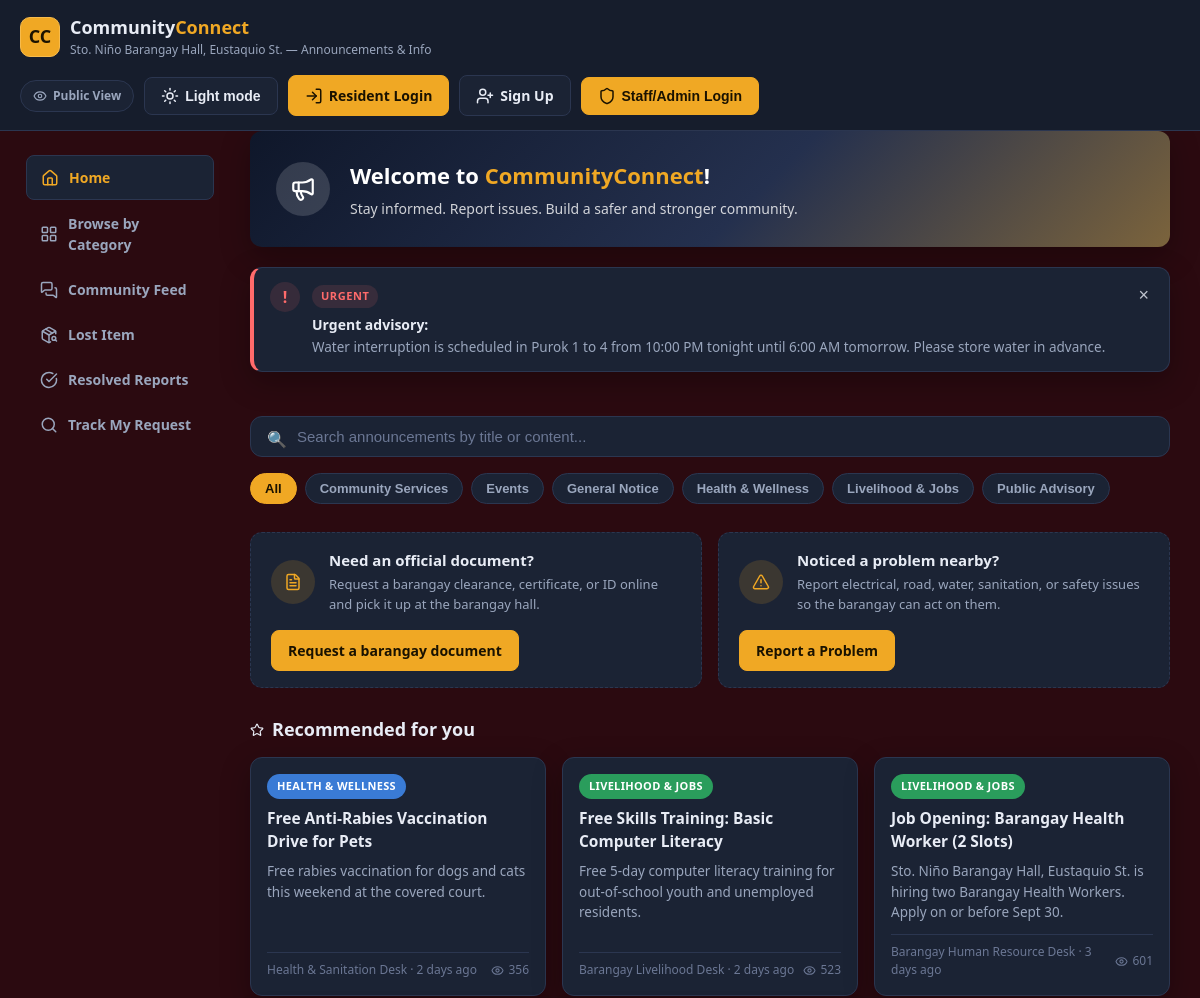
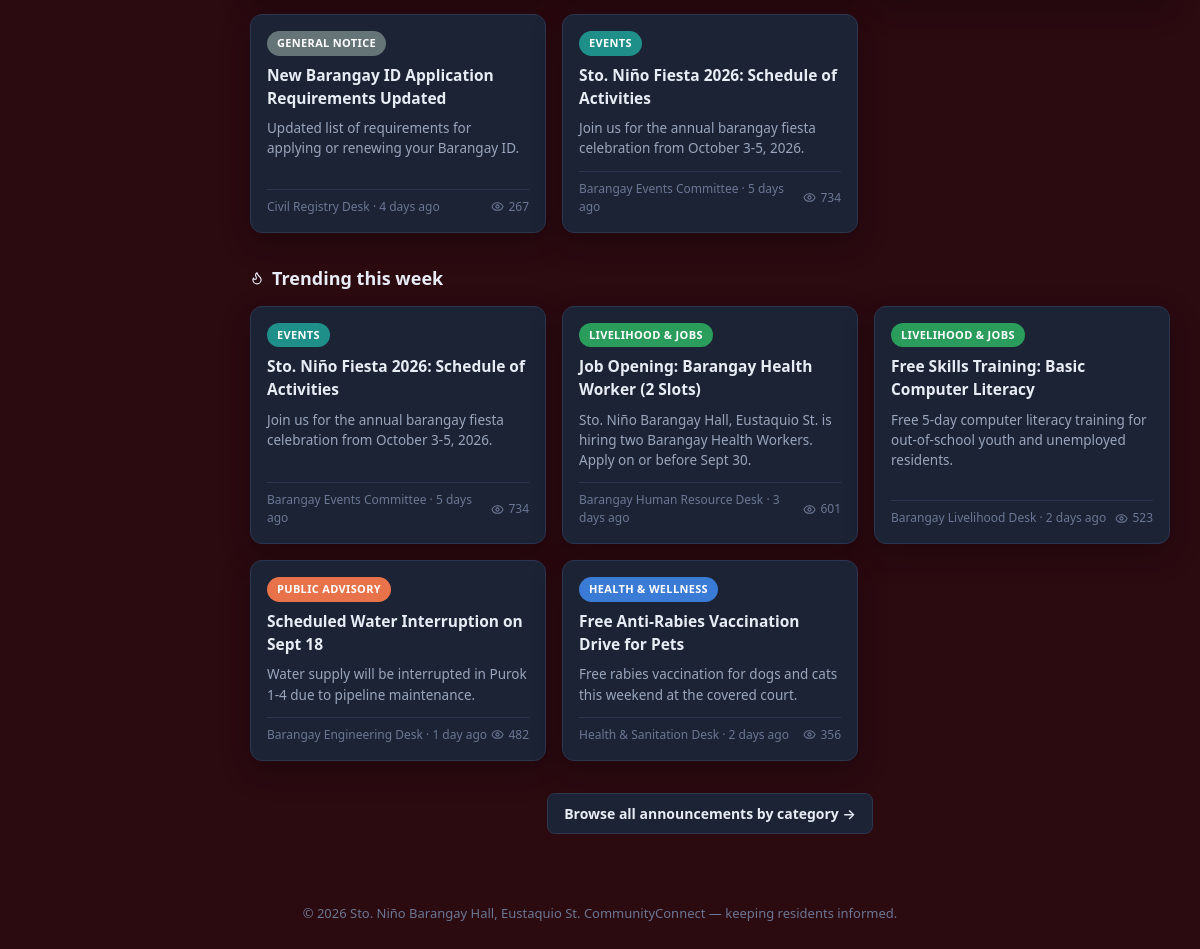
The page / on the database its author committed (2 pictures, top to bottom).
### tables this page shows
CREATE TABLE advisory_banner (
    id INT PRIMARY KEY,
    message VARCHAR(500) NOT NULL,
    severity ENUM('yellow','red') NOT NULL DEFAULT 'red',
    is_active TINYINT(1) NOT NULL DEFAULT 0,
    updated_at TIMESTAMP DEFAULT CURRENT_TIMESTAMP ON UPDATE CURRENT_TIMESTAMP
);

CREATE TABLE announcements (
    id INT AUTO_INCREMENT PRIMARY KEY,
    title VARCHAR(200) NOT NULL,
    category VARCHAR(50) NOT NULL,
    short_description VARCHAR(300) NOT NULL,
    content TEXT NOT NULL,
    desk_name VARCHAR(100) NOT NULL DEFAULT 'Barangay Office',
    image_path VARCHAR(255) DEFAULT NULL,
    views INT NOT NULL DEFAULT 0,
    is_urgent TINYINT(1) NOT NULL DEFAULT 0,
    is_trending TINYINT(1) NOT NULL DEFAULT 0,
    is_recommended TINYINT(1) NOT NULL DEFAULT 0,
    created_at DATETIME NOT NULL DEFAULT CURRENT_TIMESTAMP
);

### public/includes/functions.php (the view, shortened to what this page needs)
<?php
require_once __DIR__ . '/../../config/db.php';
function get_category_color(string $categoryName): string
{
    global $pdo;
    static $map = null;
    if ($map === null) {
        $map = [];
        foreach ($pdo->query("SELECT name, color FROM categories") as $row) {
            $map[$row['name']] = $row['color'];
        }
    }
    return $map[$categoryName] ?? DEFAULT_CATEGORY_COLOR;
}
function render_category_tag(string $categoryName): void
{
    $color = get_category_color($categoryName);
    ?><span class="tag" style="background: <?= e($color) ?>;"><?= e($categoryName) ?></span><?php
}
function e(?string $value): string
{
    return htmlspecialchars($value ?? '', ENT_QUOTES, 'UTF-8');
}
function icon(string $name, string $class = ''): void
{
    $classAttr = $class !== '' ? ' class="' . e($class) . ' icon"' : ' class="icon"';
    echo '<i data-lucide="' . e($name) . '"' . $classAttr . '></i>';
}
function time_ago(string $datetime): string
{
    $diff = time() - strtotime($datetime);
    $mins = floor($diff / 60);
    $hours = floor($diff / 3600);
    $days = floor($diff / 86400);
    if ($days == 1) {
        return '1 day ago';
    }
    if ($days < 30) {
        return $days . ' days ago';
    }
    $months = floor($days / 30);
    return $months . ' month' . ($months > 1 ? 's' : '') . ' ago';
}
function render_card(array $a): void
{
    $fromPage = basename($_SERVER['SCRIPT_NAME']);
    ?>
    <a class="card" data-card href="announcement.php?id=<?= (int)$a['id'] ?>&amp;from=<?= e($fromPage) ?>"
         data-category="<?= e($a['category']) ?>"
         data-title="<?= e($a['title']) ?>"
         data-content="<?= e($a['short_description'] . ' ' . $a['content']) ?>">
        <?php render_category_tag($a['category']); ?>
        <h4><?= e($a['title']) ?></h4>
        <p class="desc"><?= e($a['short_description']) ?></p>
        <div class="card-meta">
            <span><?= e($a['desk_name']) ?> &middot; <?= time_ago($a['created_at']) ?></span>
            <span class="views"><?php icon('eye'); ?> <?= (int)$a['views'] ?></span>
        </div>
    </a>
    <?php
}
function get_advisory_banner(PDO $pdo): ?array
{
    $banner = $pdo->query("SELECT * FROM advisory_banner WHERE id = 1")->fetch();
    return $banner ?: null;
}

### public/index.php (shortened to what this page needs)
<?php
require_once __DIR__ . '/includes/functions.php';
$advisoryBanner = get_advisory_banner($pdo);
$coverPhotoSql = "(SELECT photo_path FROM announcement_photos ap WHERE ap.announcement_id = a.id ORDER BY ap.id LIMIT 1) AS cover_photo";
$recommended = $pdo->query(
    "SELECT a.*, $coverPhotoSql FROM announcements a WHERE is_recommended = 1 ORDER BY created_at DESC LIMIT 6"
)->fetchAll();
$trending = $pdo->query(
    "SELECT a.*, $coverPhotoSql FROM announcements a WHERE is_trending = 1 ORDER BY views DESC LIMIT 6"
)->fetchAll();
?>
<!DOCTYPE html>
<html lang="en" data-theme="dark">
<head>
    <link rel="stylesheet" href="assets/css/style.css">
</head>
<body>
<?php include __DIR__ . '/includes/header.php'; ?>
<div class="public-shell">
    <?php include __DIR__ . '/includes/sidebar.php'; ?>
    <main class="public-content">
        <div class="hero-banner">
            <div class="hero-icon"><?php icon('megaphone'); ?></div>
            <div>
                <h2>Welcome to <span class="brand-accent">CommunityConnect</span>!</h2>
                <p>Stay informed. Report issues. Build a safer and stronger community.</p>
            </div>
        </div>
        <?php include __DIR__ . '/includes/urgent_banner.php'; ?>
        <?php include __DIR__ . '/includes/toolbar.php'; ?>
        <div class="cta-grid">
            <div class="doc-request-cta">
                <div class="cta-info">
                    <div class="cta-icon"><?php icon('file-text'); ?></div>
                    <div>
                        <h3>Need an official document?</h3>
                        <p>Request a barangay clearance, certificate, or ID online and pick it up at the barangay hall.</p>
                    </div>
                </div>
                <a href="document_request.php" class="btn btn-primary">Request a barangay document</a>
            </div>
            <div class="doc-request-cta">
                <div class="cta-info">
                    <div class="cta-icon"><?php icon('alert-triangle'); ?></div>
                    <div>
                        <h3>Noticed a problem nearby?</h3>
                        <p>Report electrical, road, water, sanitation, or safety issues so the barangay can act on them.</p>
                    </div>
                </div>
                <a href="report_problem.php" class="btn btn-primary">Report a Problem</a>
            </div>
        </div>
        <section class="section">
            <h2 class="section-title"><?php icon('star'); ?> Recommended for you</h2>
            <div class="card-grid">
                <?php foreach ($recommended as $a): render_card($a); endforeach; ?>
            </div>
        </section>
        <section class="section">
            <h2 class="section-title"><?php icon('flame'); ?> Trending this week</h2>
            <div class="card-grid">
                <?php foreach ($trending as $a): render_card($a); endforeach; ?>
            </div>
        </section>
        <div style="text-align:center; margin-bottom: 20px;">
            <a href="category.php" class="btn">Browse all announcements by category &rarr;</a>
        </div>
    </main>
</div>
<?php include __DIR__ . '/includes/footer.php'; ?>
</body>
</html>

### public/includes/urgent_banner.php
<?php if (!empty($advisoryBanner) && $advisoryBanner['is_active']): ?>
<?php $bannerVersion = md5($advisoryBanner['message'] . '|' . $advisoryBanner['severity'] . '|' . $advisoryBanner['updated_at']); ?>
<div class="urgent-banner severity-<?= e($advisoryBanner['severity']) ?>" id="urgentBanner" data-version="<?= e($bannerVersion) ?>">
    <div class="urgent-icon" id="urgentBannerIcon">!</div>
    <div class="urgent-body" id="urgentBannerBody">
        <span class="severity-badge"><?= $advisoryBanner['severity'] === 'red' ? 'URGENT' : 'CAUTION' ?></span>
        <strong><?= $advisoryBanner['severity'] === 'red' ? 'Urgent advisory' : 'Advisory' ?>:</strong>
        <p><?= e($advisoryBanner['message']) ?></p>
    </div>
    <button type="button" class="urgent-close" id="urgentBannerClose" aria-label="Dismiss">&times;</button>
</div>
<?php endif; ?>

### public/index.php (style rules this page uses)
html, body { background-color: #2b0a10; color: #e8ecf5; }

### rows shown on the page
advisory_banner: message "Water interruption is scheduled in Purok 1 to 4 from 10:00 PM tonight until 6:00 AM tomorrow. Please store water in advance."
announcements: category "HEALTH & WELLNESS", title "Free Anti-Rabies Vaccination Drive for Pets", short_description "Free rabies vaccination for dogs and cats this weekend at the covered court.", desk_name "Health & Sanitation Desk", created_at "2 days ago", views "356"
announcements: category "LIVELIHOOD & JOBS", title "Free Skills Training: Basic Computer Literacy", short_description "Free 5-day computer literacy training for out-of-school youth and unemployed residents.", desk_name "Barangay Livelihood Desk", created_at "2 days ago", views "523"
announcements: category "LIVELIHOOD & JOBS", title "Job Opening: Barangay Health Worker (2 Slots)", short_description "Sto. Niño Barangay Hall, Eustaquio St. is hiring two Barangay Health Workers. Apply on or before Sept 30.", desk_name "Barangay Human Resource Desk", created_at "3 days ago", views "601"
announcements: category "GENERAL NOTICE", title "New Barangay ID Application Requirements Updated", short_description "Updated list of requirements for applying or renewing your Barangay ID.", desk_name "Civil Registry Desk", created_at "4 days ago", views "267"
announcements: category "EVENTS", title "Sto. Niño Fiesta 2026: Schedule of Activities", short_description "Join us for the annual barangay fiesta celebration from October 3-5, 2026.", desk_name "Barangay Events Committee", created_at "5 days ago", views "734"
announcements: category "PUBLIC ADVISORY", title "Scheduled Water Interruption on Sept 18", short_description "Water supply will be interrupted in Purok 1-4 due to pipeline maintenance.", desk_name "Barangay Engineering Desk", created_at "1 day ago", views "482"

### other values the page prints
$cat "Community Services"
$cat "Events"
$cat "General Notice"
$cat "Health & Wellness"
$cat "Livelihood & Jobs"
$cat "Public Advisory"
